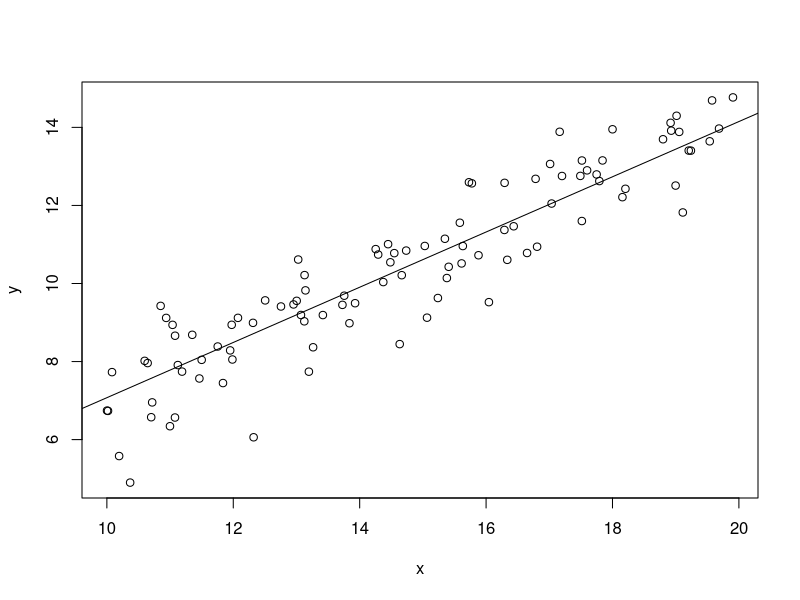
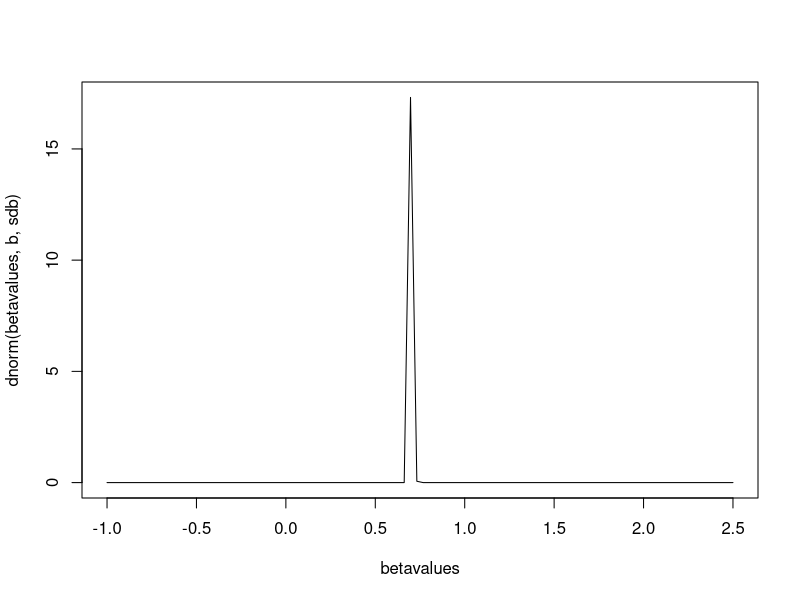
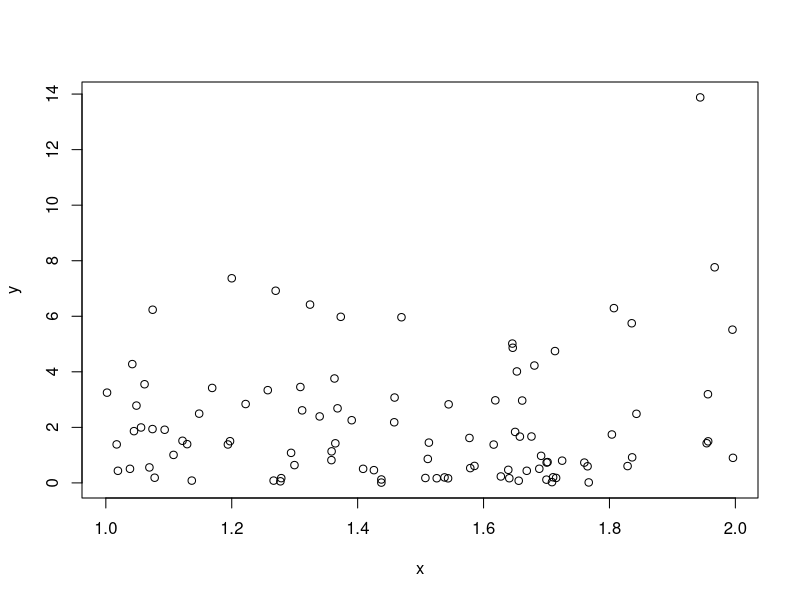
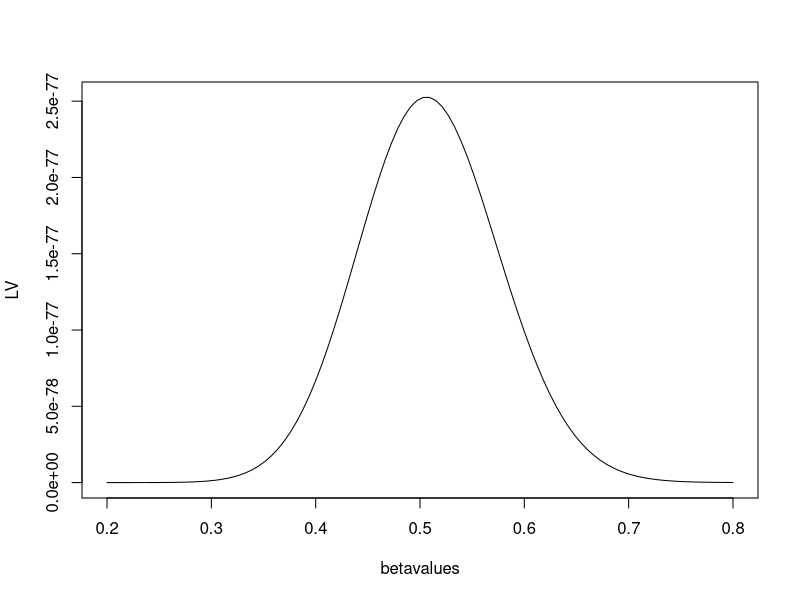
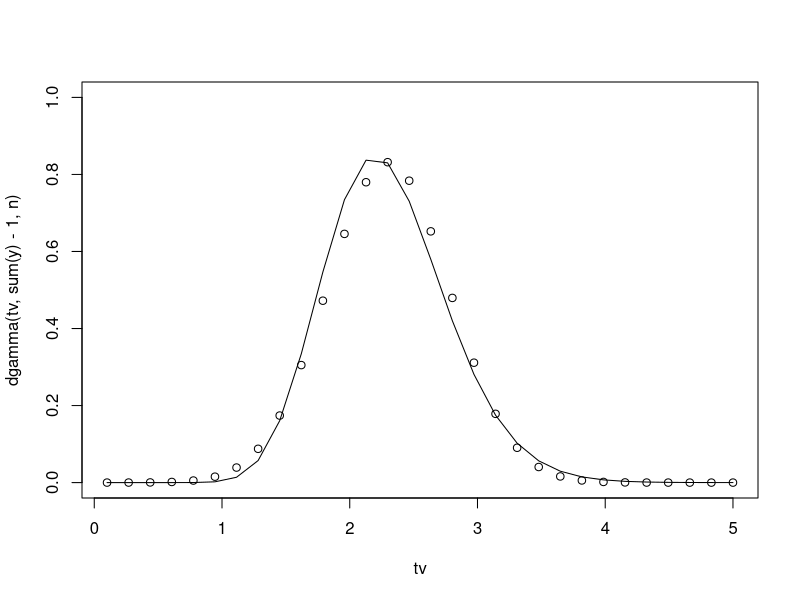

These figures' R source, in order:
# plotting normal likelihood: Q2-1
n <-100; beta<- 0.7; tau <- 1;
x <- runif(n,10,20);
y <- rnorm(n,beta*x,1/sqrt(tau));
plot(x,y);
b <- sum(x*y)/sum(x*x);
abline(0,b)
sdb <-1/sqrt(tau*sum(x*x))
betavalues <- seq(-1,2.5, length=100) ;
#betavalues <- seq(b-4*sdb,b+4*sdb,length=200);
plot(betavalues, dnorm(betavalues, b, sdb), type='l');
###################################################;
# Qb2-b3
##########################################

set.seed(50)
n <- 100; beta <- 0.5; nbeta <- 100;
x <- runif(n,1,2);
y <- rexp(n,exp(-beta*x));
plot(x,y);
betavalues <- seq(0.2,0.8, length=100);
explikel <- function(b){exp(-b*sum(x))*exp(-sum(y*exp(-b*x)))};
LV <- rep(0,nbeta);
for (i in 1:100){ LV[i] <- explikel(betavalues[i])};
plot(betavalues,LV,type='l');

#plot(betavalues,exp(-betavalues*sum(x)) * exp(-sum(y*exp(-betavalues*x))),type='l');


########################################
# Q3
#######################################
n <- 10; theta <- 3; 
y <- rpois(n,3); ybar <- mean(y);
thetahat <- (n*ybar-1)/n;
tau <- n^2/(n*ybar-1);
sigma <- sqrt(1/tau);
tv <- seq(0.1,5,length=30);
plot(tv,dgamma(tv,sum(y)-1,n),type="l",ylim=c(0, 1)); 
#the 2nd parameter seems like the exponent of theta,n is the obseervation number 
points(tv,dnorm(tv,thetahat,sigma),pch=1) #pch stands for the shape of the points 


